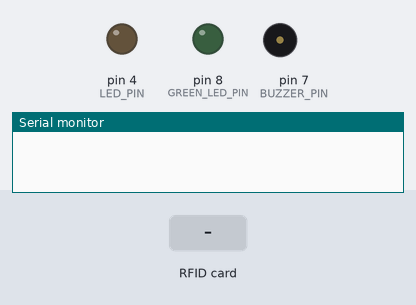
This sketch was run on a simulated Arduino Uno, built with avr-gcc and run on an emulated ATmega328P. Shown: output pins drawn as LEDs (lit = HIGH), buzzer (waves = sounding, pin HIGH), the last lines printed to the serial monitor. The inputs (shaded band) are chosen by the test bench. Pins used as bus, display or sensor lines are not drawn.

Above: at 1.2 s.
1.3 s: RFID card A3 E8 6C AD held to the reader
At 2.1 s:
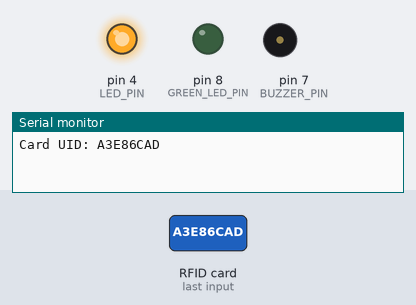
4.3 s: RFID card 5E 7A 19 C4 held to the reader
At 5.1 s:
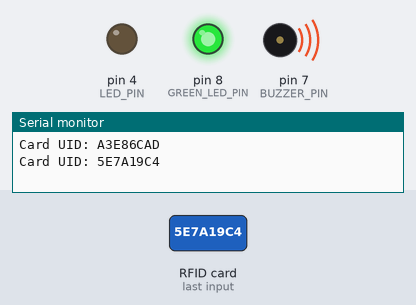
Timing chart, 0 to 7.3 s (numbered marks = the images above; inputs shaded):
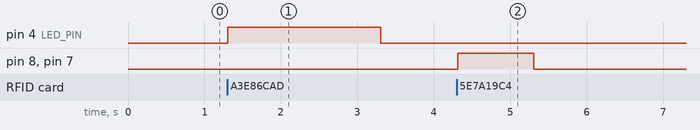

Measured:
- after the input at 1.3 s, pin 4 (LED_PIN): LOW → HIGH at once, → LOW 2.0 s later
- after the input at 4.3 s, pin 8 (GREEN_LED_PIN), pin 7 (BUZZER_PIN): LOW → HIGH at once, → LOW 1.0 s later

The sketch:

MP_Group6_Lab7_Output.ino
```cpp
#include <SPI.h>
#include <MFRC522.h>

#define SS_PIN 10
#define RST_PIN 9

MFRC522 mfrc522(SS_PIN, RST_PIN);

#define LED_PIN 4
#define GREEN_LED_PIN 8
#define BUZZER_PIN 7

void setup(){
  Serial.begin(9600);
  SPI.begin();
  mfrc522.PCD_Init();

  pinMode(LED_PIN, OUTPUT);
  pinMode(GREEN_LED_PIN, OUTPUT);
  pinMode(BUZZER_PIN, OUTPUT);
}

void loop(){

  if (mfrc522.PICC_IsNewCardPresent() && mfrc522.PICC_ReadCardSerial()){

    Serial.print("Card UID: ");
    String tagID = "";
    for (byte i = 0; i < mfrc522.uid.size; i++){
      tagID += String(mfrc522.uid.uidByte[i]< 0x10 ? "0" : "");
      tagID += String(mfrc522.uid.uidByte[i], HEX);
      tagID.toUpperCase();
    }
    Serial.println(tagID);

    if (tagID == "A3E86CAD"){
      digitalWrite(LED_PIN, HIGH);
      digitalWrite(GREEN_LED_PIN, LOW);
      digitalWrite(BUZZER_PIN, LOW);
      delay(2000);
      digitalWrite(LED_PIN, LOW);
    } else{
      digitalWrite(LED_PIN, LOW);
      digitalWrite(GREEN_LED_PIN, HIGH);
      digitalWrite(BUZZER_PIN, HIGH);
      delay(1000);
      digitalWrite(BUZZER_PIN, LOW);
      digitalWrite(GREEN_LED_PIN, LOW);
    }
    delay(1000);
  }
}
```
